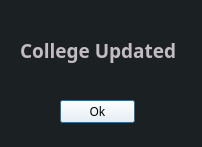
<?xml version="1.0" encoding="UTF-8"?>
<ui version="4.0">
 <class>dlgCollegeUpdated</class>
 <widget class="QDialog" name="dlgCollegeUpdated">
  <property name="geometry">
   <rect>
    <x>0</x>
    <y>0</y>
    <width>202</width>
    <height>147</height>
   </rect>
  </property>
  <property name="minimumSize">
   <size>
    <width>202</width>
    <height>147</height>
   </size>
  </property>
  <property name="maximumSize">
   <size>
    <width>202</width>
    <height>147</height>
   </size>
  </property>
  <property name="windowTitle">
   <string>Student Added</string>
  </property>
  <property name="styleSheet">
   <string notr="true">background: #1b2023;</string>
  </property>
  <widget class="QPushButton" name="btnCollegeUpdated">
   <property name="geometry">
    <rect>
     <x>60</x>
     <y>100</y>
     <width>75</width>
     <height>23</height>
    </rect>
   </property>
   <property name="font">
    <font>
     <family>JetBrains Mono</family>
     <pointsize>9</pointsize>
    </font>
   </property>
   <property name="styleSheet">
    <string notr="true">background: white;
</string>
   </property>
   <property name="text">
    <string>Ok</string>
   </property>
  </widget>
  <widget class="QLabel" name="txtCollegeUpdated">
   <property name="geometry">
    <rect>
     <x>20</x>
     <y>10</y>
     <width>171</width>
     <height>81</height>
    </rect>
   </property>
   <property name="font">
    <font>
     <family>JetBrains Mono</family>
     <pointsize>14</pointsize>
     <weight>75</weight>
     <bold>true</bold>
    </font>
   </property>
   <property name="styleSheet">
    <string notr="true">color: #c3bcc2;</string>
   </property>
   <property name="text">
    <string>College Updated</string>
   </property>
  </widget>
 </widget>
 <resources/>
 <connections/>
</ui>
